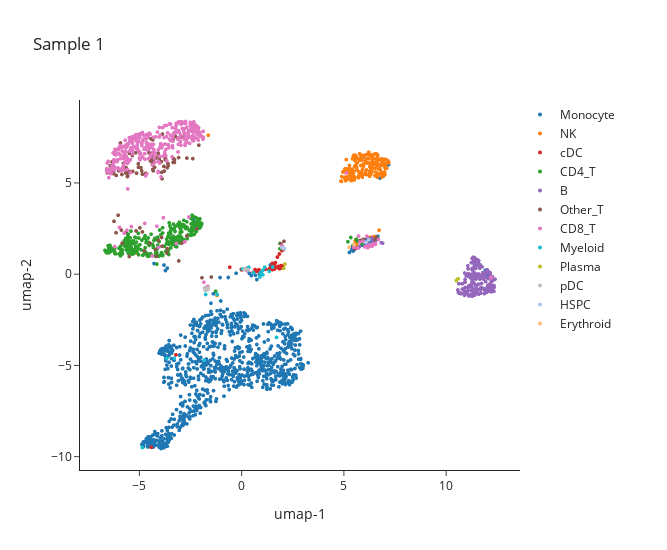

Notebook code cell kept with this figure:
### Code cell
fig = PBMC_HD01.protein.scatterplot(attribute='umap',colorby='Averaged.Simplified.Celltype')
go.Figure(fig)

### Figure 1 — Plotly figure (JSON) as saved in the notebook; plotly's stock layout.template omitted (floating-point values rounded to 4 significant figures; data arrays with more than 128 entries replaced by an {"elided": "..."} marker saying what was removed)
{"data": [{"customdata": {"elided": "838x1 str values"}, "hovertemplate": "<b>%{customdata}</b><extra></extra>", "legendgroup": "Monocyte", "marker": {"color": {"elided": "838 str values"}, "size": 4, "symbol": "circle"}, "mode": "markers", "name": "Monocyte", "showlegend": true, "type": "scattergl", "uid": "4cf95f1a-96aa-499a-917a-c3529bfa3438", "x": {"elided": "838 float values"}, "xaxis": "x", "y": {"elided": "838 float values"}, "yaxis": "y"}, {"customdata": {"elided": "169x1 str values"}, "hovertemplate": "<b>%{customdata}</b><extra></extra>", "legendgroup": "NK", "marker": {"color": {"elided": "169 str values"}, "size": 4, "symbol": "circle"}, "mode": "markers", "name": "NK", "showlegend": true, "type": "scattergl", "uid": "f3878862-cf8c-4bf9-b4c8-123b70b918ef", "x": {"elided": "169 float values"}, "xaxis": "x", "y": {"elided": "169 float values"}, "yaxis": "y"}, {"customdata": [["label: 59<br>AACAACTGGTGTCGTGAG"], ["label: 20<br>AAGCACAACGCGTGAGCT"], ["label: 20<br>AAGCTGAGGCTGGTAATC"], ["label: 59<br>ACACAGAACCGATAGGTG"], ["label: 54<br>ACCATCTAAATGAACTAG"], ["label: 38<br>AGAGCGCGATCGCAAGCA"], ["label: 59<br>AGCTCGTCTGTCTTCATA"], ["label: 20<br>AGGAGCAATGGTTCTATC"], ["label: 27<br>ATCTACATCCGTGCAAGG"], ["label: 54<br>ATGAGGTATAACAATGCA"], ["label: 20<br>ATTATGCAGGCTACAATG"], ["label: 20<br>ATTATGCAGTCTACATCC"], ["label: 20<br>ATTCGAAGAACCGGTTAC"], ["label: 59<br>CACGACTCACTCCAGCGT"], ["label: 11<br>CAGTGAGGAATTCATGTG"], ["label: 5<br>CATTGACAACTCGTCTTG"], ["label: 54<br>CCACTTCGCTACTCGACC"], ["label: 59<br>CCAGCCAATACTGCTAGT"], ["label: 20<br>CCGGATTGCAAGACTGGT"], ["label: 59<br>CGACAGGAAACATGGATT"], ["label: 20<br>CGACCTGTACCACGCCAT"], ["label: 59<br>CGCAACCTCGCCTTGTGA"], ["label: 20<br>CGTTACACCAATCTCCTA"], ["label: 20<br>CTATCCATCAGCTCTCCG"], ["label: 20<br>CTCGCTACGTGTGGTCCT"], ["label: 20<br>GAGCATACACTATTCCGT"], ["label: 20<br>GATGCGACGTCGTCCGAT"], ["label: 20<br>GATTCTCGGTTCCTGCTA"], ["label: 20<br>GCTGAGCAGAGCTACTCA"], ["label: 59<br>GTAGAGAGCATCACTTCC"], ["label: 20<br>GTAGCCTTGTCCAAGTAA"], ["label: 20<br>GTGCATCAAACTCCGGTT"], ["label: 20<br>GTTGACGTGTGAACCAAT"], ["label: 54<br>TACTAGTAGCCGAAGCGT"], ["label: 20<br>TAGAGCCAGGCCTTATCT"], ["label: 20<br>TAGTAGTCTCAGTATGAT"], ["label: 59<br>TATCGAGCCTGTATGTAG"], ["label: 38<br>TCCAACGTGCTCAGGTAC"], ["label: 54<br>TGCAGCCTTATAACGACA"], ["label: 20<br>TGCCATCTCGCTATGTAA"]], "hovertemplate": "<b>%{customdata}</b><extra></extra>", "legendgroup": "cDC", "marker": {"color": ["#d62728", "#d62728", "#d62728", "#d62728", "#d62728", "#d62728", "#d62728", "#d62728", "#d62728", "#d62728", "#d62728", "#d62728", "#d62728", "#d62728", "#d62728", "#d62728", "#d62728", "#d62728", "#d62728", "#d62728", "#d62728", "#d62728", "#d62728", "#d62728", "#d62728", "#d62728", "#d62728", "#d62728", "#d62728", "#d62728", "#d62728", "#d62728", "#d62728", "#d62728", "#d62728", "#d62728", "#d62728", "#d62728", "#d62728", "#d62728"], "size": 4, "symbol": "circle"}, "mode": "markers", "name": "cDC", "showlegend": true, "type": "scattergl", "uid": "4caf0667-e231-4e9e-b533-ab20b4365e33", "x": [1.825, 0.8603, 1.173, 2.004, 2.036, -0.5806, 1.873, 1.462, 5.522, 1.967, 1.507, 1.66, 0.6556, 1.809, -4.423, -3.212, 1.986, 1.892, 1.5, 1.996, 0.846, 1.945, 1.512, 0.5623, 1.615, 1.614, 1.49, 1.616, 1.593, 1.853, 1.651, 0.7087, 1.372, 1.751, 0.7181, 1.341, 1.878, 0.001437, 1.846, 1.534], "xaxis": "x", "y": [0.307, 0.1178, 0.2748, 0.3969, 1.333, 0.3817, 0.4322, 0.4121, 1.416, 1.299, 0.2516, 0.3863, 0.2538, 0.432, -9.482, -4.417, 1.383, 0.4338, 0.5955, 0.3474, 0.2444, 0.4737, 0.3075, 0.08553, 0.2947, 0.5331, 0.3693, 0.4753, 0.2801, 0.3542, 0.6348, 0.1751, 0.3128, 0.9381, 0.1603, 0.2262, 0.3125, 0.2353, 1.108, 0.4926], "yaxis": "y"}, {"customdata": {"elided": "256x1 str values"}, "hovertemplate": "<b>%{customdata}</b><extra></extra>", "legendgroup": "CD4_T", "marker": {"color": {"elided": "256 str values"}, "size": 4, "symbol": "circle"}, "mode": "markers", "name": "CD4_T", "showlegend": true, "type": "scattergl", "uid": "dabc37b3-943a-4130-b076-f6ae9bd2500e", "x": {"elided": "256 float values"}, "xaxis": "x", "y": {"elided": "256 float values"}, "yaxis": "y"}, {"customdata": {"elided": "166x1 str values"}, "hovertemplate": "<b>%{customdata}</b><extra></extra>", "legendgroup": "B", "marker": {"color": {"elided": "166 str values"}, "size": 4, "symbol": "circle"}, "mode": "markers", "name": "B", "showlegend": true, "type": "scattergl", "uid": "13866260-9fc6-4b6a-a76a-98c66595b2e9", "x": {"elided": "166 float values"}, "xaxis": "x", "y": {"elided": "166 float values"}, "yaxis": "y"}, {"customdata": [["label: 7<br>AACCATGGTAGTAATGGT"], ["label: 28<br>AACGCCTACCAGCACGTG"], ["label: 26<br>AAGACTGGTAGGAATTGG"], ["label: 7<br>AATGCTATCTGATACCGT"], ["label: 37<br>ACAAGGTACTTACACCTT"], ["label: 37<br>ACAGCGTATTGCGACGTT"], ["label: 4<br>ACCATTCACACCGGTTAC"], ["label: 7<br>ACTAACCGAATCGCCTCT"], ["label: 7<br>ACTCGTAGGTAGAGACTA"], ["label: 14<br>ACTGGACCATGAACCAAT"], ["label: 27<br>AGATATGGAACGCAAGAT"], ["label: 6<br>AGCGGAACAATGATAGCT"], ["label: 37<br>AGCTATATGATTGATCAC"], ["label: 7<br>AGCTCGTCTTCAATGGAC"], ["label: 34<br>AGTATGACGGAGCTCTCA"], ["label: 54<br>ATAAGTTCGTCTTAGCGA"], ["label: 26<br>ATCCAATGACTAGAGTCG"], ["label: 26<br>ATCCGGTCCAGTAATCAG"], ["label: 63<br>ATCTTACAGGTAACCATA"], ["label: 39<br>ATGCGGATTCGCCATTAC"], ["label: 26<br>ATTAAGACCAAGGAAGTC"], ["label: 63<br>ATTAGCACAGCGACCTGT"], ["label: 63<br>ATTCACCTCGCTGATGTC"], ["label: 37<br>ATTGATTGGTGCCACCGA"], ["label: 63<br>ATTGCGCTAGACTAGCAT"], ["label: 39<br>CACATGTGCCACAATAAC"], ["label: 26<br>CAGCAGTACTGTATCGTG"], ["label: 38<br>CAGCGACGTTCATCAGAG"], ["label: 7<br>CAGTGCTGCTAAGTGTAG"], ["label: 58<br>CATCCACCGTATACGGAT"], ["label: 34<br>CATGGTTACTGTGCAGTA"], ["label: 49<br>CATTCCGAGGGATACAAT"], ["label: 63<br>CCACGCCATCGCCTGCAA"], ["label: 26<br>CCATCACGACTATACTAG"], ["label: 14<br>CCGATCTCTAACGTCGAG"], ["label: 37<br>CCGATCTCTAATAGACGC"], ["label: 48<br>CCTCGGTCAATCAGTCGA"], ["label: 48<br>CCTCTGCATGAGTCACCA"], ["label: 58<br>CCTTAACATTAGAGCCAG"], ["label: 7<br>CCTTCGAGCGCTTGTCCT"], ["label: 38<br>CGTACATCTGAACATGAC"], ["label: 37<br>CGTTGATCCACGATGGAA"], ["label: 26<br>CGTTGATCCACTCCTGAG"], ["label: 26<br>CTAACCGGTACCATACTT"], ["label: 37<br>CTACGGTATACGTATGTC"], ["label: 26<br>CTCCACGTCAGTTATCGC"], ["label: 37<br>CTCTAGTAAATGTCGCCT"], ["label: 7<br>CTCTCGATATCACGCGAC"], ["label: 37<br>CTGCGTCACATGTGAGAC"], ["label: 49<br>CTTAGAAGGCGCATCTAC"], ["label: 7<br>GACAATGTTATCACCGCA"], ["label: 37<br>GACAGGTTACTTGGATCA"], ["label: 28<br>GACCGCTTCCACAACGCT"], ["label: 7<br>GAGATGTATAGCCGGATC"], ["label: 26<br>GAGCAGGAACCGTTCCAA"], ["label: 28<br>GATACTGTGAATGCAGCG"], ["label: 2<br>GCAATGAGAGCGTTCAGA"], ["label: 33<br>GCCAATGAATGCGTGCCA"], ["label: 2<br>GCCGAGTCTACACAGAAC"], ["label: 34<br>GCCGCCTAACTGCAAGCC"], ["label: 28<br>GCCTAACGGGATCTGAAT"], ["label: 7<br>GCCTTAGAGCCTTATCCG"], ["label: 48<br>GCCTTAGAGTCAGGTGCA"], ["label: 7<br>GCGAAGCTCCAAGAGGAG"], ["label: 26<br>GCTTGTCCTACGAGAGCA"], ["label: 49<br>GGACGAGCAGAATTGTTG"], ["label: 17<br>GGATAATACGGTACTTCC"], ["label: 7<br>GGATCGTTCGCCGTCTTC"], ["label: 34<br>GGTAGTGTTGGAGATGAG"], ["label: 27<br>GTAACCATACTAACTAAG"], ["label: 4<br>GTAATCAGCTCTGTGAAG"], ["label: 7<br>GTCGACATTCCGCAGAAT"], ["label: 34<br>GTCGAGTACAGAAGCTGC"], ["label: 7<br>GTCGTCGACTGTATGTAG"], ["label: 14<br>GTCTCCAGGAACTTGTCG"], ["label: 37<br>GTTCCAACACCGAGTACT"], ["label: 17<br>TAAGTACACGTAAGGTCC"], ["label: 63<br>TACCTCACTCCTTGTTGC"], ["label: 6<br>TAGTAGTCTAACTAACTG"], ["label: 26<br>TAGTCGCATGCTTACGTT"], ["label: 37<br>TAGTCGCATGGTGAGTTC"], ["label: 28<br>TATCGGAACAGTGAGAGA"], ["label: 13<br>TCAATCTAGCCGCAATGG"], ["label: 4<br>TCACACTGCAGCTCTCCG"], ["label: 7<br>TCAGACAAGCCTTCCTCA"], ["label: 34<br>TCATCATCTGGATGCGAA"], ["label: 28<br>TCGTACCTTAGAGCGGAG"], ["label: 63<br>TCGTTCTCCATCCATTAG"], ["label: 14<br>TCTAATACCAGTCCAGTG"], ["label: 38<br>TCTACAGTTCCGTAGTTG"], ["label: 7<br>TGAGAATCCAACTCCATG"], ["label: 2<br>TGAGATCATTGGTGGATC"], ["label: 39<br>TGATGACAGAAGCCACAC"], ["label: 28<br>TGATTGCTGCTAGACATG"], ["label: 39<br>TGCCGCTACACCGAGTAG"], ["label: 7<br>TGCCGCTACCTGATCCGA"], ["label: 13<br>TGCTCCTCCCCTTATCCG"], ["label: 39<br>TGGACGAGAGCCATTAAG"], ["label: 57<br>TGGTAGCAGAGATACGTT"], ["label: 7<br>TGGTCGCTACGTGTCCGA"], ["label: 33<br>TGTAGATCGACAAGAATG"], ["label: 26<br>TGTGCCATGTCCAGCTAT"], ["label: 37<br>TTACAGTGTCTGGTAATC"], ["label: 49<br>TTCGCATCCAACTGCGAC"], ["label: 54<br>TTGTAATGCCACCTCGGA"]], "hovertemplate": "<b>%{customdata}</b><extra></extra>", "legendgroup": "Other_T", "marker": {"color": ["#8c564b", "#8c564b", "#8c564b", "#8c564b", "#8c564b", "#8c564b", "#8c564b", "#8c564b", "#8c564b", "#8c564b", "#8c564b", "#8c564b", "#8c564b", "#8c564b", "#8c564b", "#8c564b", "#8c564b", "#8c564b", "#8c564b", "#8c564b", "#8c564b", "#8c564b", "#8c564b", "#8c564b", "#8c564b", "#8c564b", "#8c564b", "#8c564b", "#8c564b", "#8c564b", "#8c564b", "#8c564b", "#8c564b", "#8c564b", "#8c564b", "#8c564b", "#8c564b", "#8c564b", "#8c564b", "#8c564b", "#8c564b", "#8c564b", "#8c564b", "#8c564b", "#8c564b", "#8c564b", "#8c564b", "#8c564b", "#8c564b", "#8c564b", "#8c564b", "#8c564b", "#8c564b", "#8c564b", "#8c564b", "#8c564b", "#8c564b", "#8c564b", "#8c564b", "#8c564b", "#8c564b", "#8c564b", "#8c564b", "#8c564b", "#8c564b", "#8c564b", "#8c564b", "#8c564b", "#8c564b", "#8c564b", "#8c564b", "#8c564b", "#8c564b", "#8c564b", "#8c564b", "#8c564b", "#8c564b", "#8c564b", "#8c564b", "#8c564b", "#8c564b", "#8c564b", "#8c564b", "#8c564b", "#8c564b", "#8c564b", "#8c564b", "#8c564b", "#8c564b", "#8c564b", "#8c564b", "#8c564b", "#8c564b", "#8c564b", "#8c564b", "#8c564b", "#8c564b", "#8c564b", "#8c564b", "#8c564b", "#8c564b", "#8c564b", "#8c564b", "#8c564b", "#8c564b"], "size": 4, "symbol": "circle"}, "mode": "markers", "name": "Other_T", "showlegend": true, "type": "scattergl", "uid": "cdca67bd-a62f-4704-9377-4b948f539ec9", "x": [-3.925, -6.335, -4.233, -4.253, -5.649, -5.138, -4.437, -4.371, -3.737, -2.997, 5.8, 6.53, -5.499, -3.636, -3.893, 2.069, -4.463, -4.4, -3.283, -6.14, -4.685, -3.352, -3.343, -5.663, -3.082, -5.881, -4.35, -1.94, -4.077, -3.912, -3.641, -4.484, -3.287, -4.527, -3.353, -5.572, -5.344, -5.492, -4.071, -4.342, -0.01387, -5.78, -4.302, -5.052, -5.817, -5.043, -5.565, -3.804, -5.324, -4.852, -3.602, -5.777, -6.257, -3.722, -4.201, -6.26, -2.677, -5.925, -2.923, -4.21, -6.572, -3.902, -5.174, -4.329, -4.852, -4.972, -2.837, -4.023, -4.172, 5.95, -4.347, -4.346, -3.651, -4.319, -3.057, -5.853, -2.091, -2.677, 6.599, -4.885, -6.005, -6.42, -5.497, -3.873, -3.78, -3.074, -6.132, -2.387, -3.235, -1.485, -4.038, -2.199, -5.644, -6.276, -6.24, -3.892, -5.842, -6.038, -4.769, -3.587, -6.208, -4.923, -5.588, -5.163, 1.922], "xaxis": "x", "y": [6.167, 6.153, 6.452, 5.86, 5.839, 5.538, 7.428, 6.096, 6.27, 7.5, 1.847, 1.905, 5.634, 5.84, 1.534, 1.804, 6.214, 6.364, 6.277, 2.27, 5.537, 6.124, 6.348, 5.546, 6.39, 2.418, 6.49, -0.1954, 6.619, 2.012, 1.401, 1.694, 6.125, 6.648, 7.359, 5.389, 6.5, 6.625, 1.851, 6.021, 0.2648, 5.911, 6.605, 6.053, 5.725, 5.861, 5.585, 5.905, 5.637, 2.316, 6.066, 6.073, 5.505, 6.335, 6.364, 5.643, 2.095, 7.188, 1.709, 1.355, 5.554, 5.583, 6.656, 6.216, 5.48, 2.54, 7.508, 6.305, 0.9745, 1.91, 7.359, 5.74, 1.159, 5.665, 7.491, 5.465, 7.072, 6.366, 2.023, 5.666, 5.662, 5.948, 0.9707, 7.679, 5.654, 0.7259, 5.413, 6.334, 7.543, -0.1556, 6.459, 2.495, 2.32, 5.558, 2.898, 5.229, 1.702, 3.234, 1.276, 5.949, 6.677, 5.837, 5.349, 2.371, 1.657], "yaxis": "y"}, {"customdata": {"elided": "324x1 str values"}, "hovertemplate": "<b>%{customdata}</b><extra></extra>", "legendgroup": "CD8_T", "marker": {"color": {"elided": "324 str values"}, "size": 4, "symbol": "circle"}, "mode": "markers", "name": "CD8_T", "showlegend": true, "type": "scattergl", "uid": "be95804c-1b9c-4282-948f-8ae602e003ea", "x": {"elided": "324 float values"}, "xaxis": "x", "y": {"elided": "324 float values"}, "yaxis": "y"}, {"customdata": [["label: 10<br>AAGTTGCCAATCTGGTAG"], ["label: 20<br>AGCATATGGGCGAACTCG"], ["label: 20<br>AGCGACACCCAATGTGCT"], ["label: 38<br>AGGAATTGGCAGTTGAGT"], ["label: 20<br>CAAGTACGACCTTAATTC"], ["label: 38<br>CAGCTTCGATGATCGGAA"], ["label: 20<br>CCAGTACTCAACGCATTG"], ["label: 38<br>CCGTTCCAACTGTAGAAG"], ["label: 20<br>CGAGTAGCATTAGCGTCT"], ["label: 20<br>CTAACACTGCCGAGTACT"], ["label: 38<br>CTGAGTCCAGAGACGATC"], ["label: 20<br>GAACAACCAAGACGGAGG"], ["label: 5<br>GCACGTAGAGCTGACAGA"], ["label: 5<br>GTCAGCGTCCAAGCTGCA"], ["label: 20<br>TCCTTCGTAAGTCGCCGA"], ["label: 11<br>TGATCTCGGTGCTATGAA"], ["label: 20<br>TGCGACGTTGGTGATAGG"], ["label: 31<br>TTAAGTGGTCAACTCCAG"], ["label: 29<br>TTCCTTGACCGAACAGAG"]], "hovertemplate": "<b>%{customdata}</b><extra></extra>", "legendgroup": "Myeloid", "marker": {"color": ["#17becf", "#17becf", "#17becf", "#17becf", "#17becf", "#17becf", "#17becf", "#17becf", "#17becf", "#17becf", "#17becf", "#17becf", "#17becf", "#17becf", "#17becf", "#17becf", "#17becf", "#17becf", "#17becf"], "size": 4, "symbol": "circle"}, "mode": "markers", "name": "Myeloid", "showlegend": true, "type": "scattergl", "uid": "f7633bf2-b0af-45eb-8b9a-b316087c31f0", "x": [-1.835, 1.038, 1.127, 0.3559, 1.348, -1.721, 1.038, -1.761, 0.9527, 0.8949, 0.05335, 0.912, -3.296, -3.663, 0.5814, -4.859, 1.515, -1.193, 1.705], "xaxis": "x", "y": [-4.717, -0.03307, 0.3862, 0.3724, 0.1555, -0.8609, 0.2141, -1.111, 0.112, -0.1519, 0.2827, 0.05312, -4.602, -4.611, 0.07209, -9.5, 0.3955, -1.113, -3.466], "yaxis": "y"}, {"customdata": [["label: 59<br>AATAACTCCTCAGTGCAA"], ["label: 44<br>AATTGGATCCGTAATGAC"], ["label: 44<br>GAGATACACGCAACTCGC"], ["label: 59<br>TTCACTGGAGTATGCCTT"]], "hovertemplate": "<b>%{customdata}</b><extra></extra>", "legendgroup": "Plasma", "marker": {"color": ["#bcbd22", "#bcbd22", "#bcbd22", "#bcbd22"], "size": 4, "symbol": "circle"}, "mode": "markers", "name": "Plasma", "showlegend": true, "type": "scattergl", "uid": "c936fb7b-8071-4778-b69c-b6ec54f98ddd", "x": [2.057, 10.49, 10.58, 2.117], "xaxis": "x", "y": [0.3197, -0.3479, -0.2506, 0.5543], "yaxis": "y"}, {"customdata": [["label: 38<br>AATTCGGAACTGGTGACA"], ["label: 38<br>ACGATGGAAGTAATCAGC"], ["label: 38<br>AGATGAAGAAAGGTCTGA"], ["label: 38<br>CCAGTTACGCTTGATCTA"], ["label: 38<br>CTTCTATGATACGACTTG"], ["label: 38<br>GATTATGCGAGACTTCGT"], ["label: 38<br>GCCGAGTCTCTTGGATCA"], ["label: 38<br>GGATAATACCTTGGTCAT"], ["label: 38<br>GGATAGTCACCGGTTCTA"], ["label: 38<br>TGCTCCTCCTACAAGAGG"], ["label: 38<br>TGGTAACCATCCAGCAGC"], ["label: 38<br>TGTGTAGAGACCAGCGTT"], ["label: 38<br>TTAACGGAGCGTACATCT"]], "hovertemplate": "<b>%{customdata}</b><extra></extra>", "legendgroup": "pDC", "marker": {"color": ["#bfbfbf", "#bfbfbf", "#bfbfbf", "#bfbfbf", "#bfbfbf", "#bfbfbf", "#bfbfbf", "#bfbfbf", "#bfbfbf", "#bfbfbf", "#bfbfbf", "#bfbfbf", "#bfbfbf"], "size": 4, "symbol": "circle"}, "mode": "markers", "name": "pDC", "showlegend": true, "type": "scattergl", "uid": "0dbf1652-c7f4-4078-b4f9-175c5aa127a9", "x": [-1.657, -1.727, -1.692, 0.2623, 0.1245, 0.1756, -1.648, -1.687, -1.818, -1.63, -1.756, 0.3245, -1.779], "xaxis": "x", "y": [-0.7628, -0.8151, -0.7827, 0.2525, 0.2429, 0.2949, -0.834, -0.8457, -0.7631, -0.7347, -0.7845, 0.2402, -0.8746], "yaxis": "y"}, {"customdata": [["label: 54<br>AGTATGACGACATTGACA"], ["label: 6<br>CCATAGCCACCGGTGGTT"], ["label: 6<br>CTGATCCGAATTAGCGGT"], ["label: 54<br>GAGATTCCTGGTCTCATG"], ["label: 54<br>GCGAAGACATACCGATTG"], ["label: 54<br>TCAGACAAGTGAGCTAGA"], ["label: 54<br>TCAGAGTCATACGAACTC"]], "hovertemplate": "<b>%{customdata}</b><extra></extra>", "legendgroup": "HSPC", "marker": {"color": ["#aec7e8", "#aec7e8", "#aec7e8", "#aec7e8", "#aec7e8", "#aec7e8", "#aec7e8"], "size": 4, "symbol": "circle"}, "mode": "markers", "name": "HSPC", "showlegend": true, "type": "scattergl", "uid": "e570c325-7ba6-466c-931d-95ae5d903dba", "x": [1.972, 6.216, 6.085, 2.024, 2.045, 2.09, 2.065], "xaxis": "x", "y": [1.449, 1.88, 1.757, 1.447, 1.429, 1.406, 1.389], "yaxis": "y"}, {"customdata": [["label: 27<br>CTCTACGCATCGGTATCA"], ["label: 27<br>GGAGCATCTACCGAGTAG"]], "hovertemplate": "<b>%{customdata}</b><extra></extra>", "legendgroup": "Erythroid", "marker": {"color": ["#ffbb78", "#ffbb78"], "size": 4, "symbol": "circle"}, "mode": "markers", "name": "Erythroid", "showlegend": true, "type": "scattergl", "uid": "1d64558d-af3b-40db-897f-beeb8e29babc", "x": [5.255, 5.497], "xaxis": "x", "y": [1.479, 1.626], "yaxis": "y"}], "layout": {"coloraxis": {"colorbar": {"title": {"text": "Averaged.Simplified.Celltype"}}}, "dragmode": "lasso", "height": 550, "hovermode": "closest", "legend": {"font": {"size": 12}, "itemwidth": 30, "tracegroupgap": 0, "x": 1}, "margin": {"b": 80, "l": 80, "pad": 0, "r": 147, "t": 100}, "title": {"text": "Sample 1"}, "width": 667, "xaxis": {"title": {"text": "umap-1"}, "zeroline": false}, "yaxis": {"title": {"text": "umap-2"}, "zeroline": false}}}
